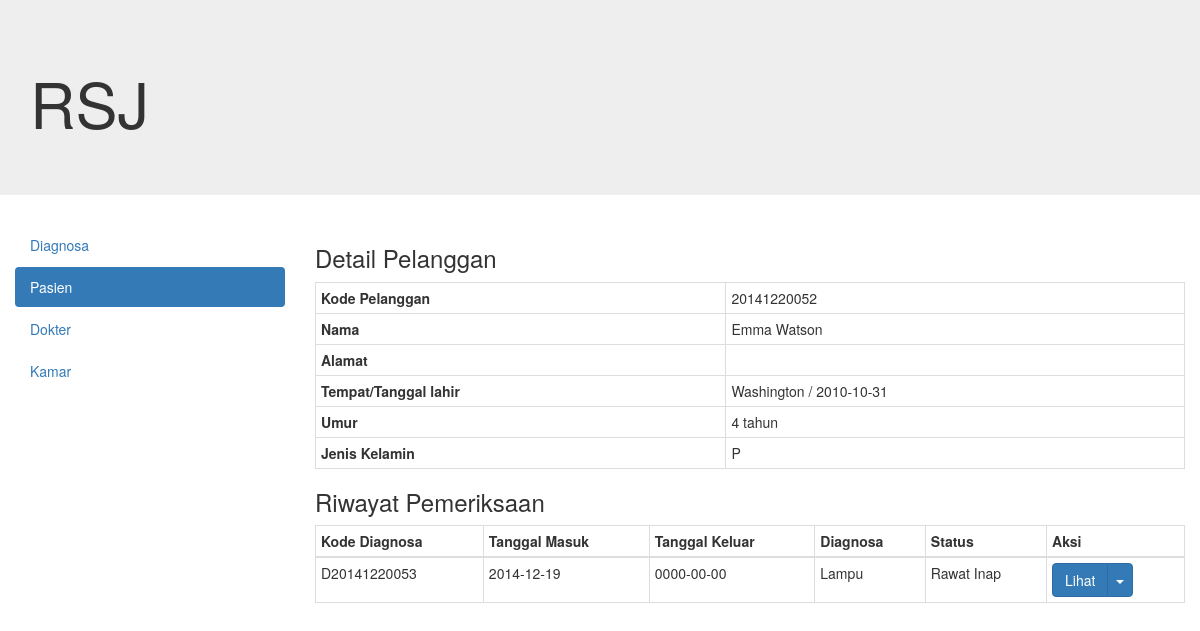
Screenshot of /index.php/pasien/lihat/20141220052 with the database file from the repository.
### tables this page shows
CREATE TABLE IF NOT EXISTS `tbl_pasien` (
  `kode_pasien` varchar(16) NOT NULL,
  `id` int(4) NOT NULL,
  `nama` varchar(30) NOT NULL,
  `alamat` text NOT NULL,
  `tempat_lahir` varchar(25) NOT NULL,
  `tanggal_lahir` date NOT NULL,
  `kelamin` varchar(2) NOT NULL
);

CREATE TABLE IF NOT EXISTS `tbl_diagnosa` (
  `id` int(8) NOT NULL,
  `kode_pasien` varchar(16) NOT NULL,
  `tgl_msk` date NOT NULL,
  `tgl_kluar` date NOT NULL,
  `diagnosa` text NOT NULL,
  `status` varchar(12) NOT NULL,
  `kode_diagnosa` varchar(16) NOT NULL,
  `kode_dokter` varchar(16) NOT NULL,
  `kode_kamar` varchar(16) NOT NULL
);

### application/controllers/pasien.php (called while the page is built, shortened)
<?php
	class Pasien extends CI_Controller
	{
		function __construct()
		{
			$this->load->model('get_pasien');
		}
		function lihat($get_kode_pasien) {
			$data['pasien'] = $this->get_pasien->single_pasien($get_kode_pasien);
			$data['history'] = $this->get_pasien->history($get_kode_pasien);
			$this->load->view('component_header');
			$this->load->view('component_navigation');
			$this->load->view('view_pasien', $data);
			$this->load->view('component_footer');
		}
	}
?>

### index.php (called while the page is built, shortened)
<?php
require_once BASEPATH.'core/CodeIgniter.php';

### application/models/get_pasien.php (called while the page is built, shortened)
<?php
	class Get_pasien extends CI_Model
	{
		function single_pasien($get_kode_pasien) {
			$result = $this->db->query("SELECT * FROM tbl_pasien WHERE tbl_pasien.kode_pasien = '$get_kode_pasien'");
			if ($result->num_rows() > 0) {
				foreach ($result->result() as $row) {
					$data[] = $row;
				}
				return $data;
			}
		}
		function history($get_kode_pasien) {
			$result = $this->db->query("SELECT * FROM tbl_diagnosa WHERE tbl_diagnosa.kode_pasien = '$get_kode_pasien'");
			if ($result->num_rows() > 0) {
				foreach ($result->result() as $row) {
					$data[] = $row;
				}
				return $data;
			}
		}
	}
?>

### application/views/view_pasien.php (the view)
<div class="col-xs-9">
	<h3>Detail Pelanggan</h3>
	<table class="table table-bordered table-hover table-condensed">
	<?php
		if ($pasien) {
			foreach ($pasien as $data_pasien) {
				$umur = HitungUmur($data_pasien->tanggal_lahir);
				echo "<tr><th>Kode Pelanggan</th><td>$data_pasien->kode_pasien</td></tr>";
				echo "<tr><th>Nama</th><td>$data_pasien->nama</td></tr>";
				echo "<tr><th>Alamat</th><td>$data_pasien->alamat</td></tr>";
				echo "<tr><th>Tempat/Tanggal lahir</th><td>$data_pasien->tempat_lahir / $data_pasien->tanggal_lahir</td></tr>";
				echo "<tr><th>Umur</th><td>$umur tahun</td></tr>";
				echo "<tr><th>Jenis Kelamin</th><td>$data_pasien->kelamin</td></tr>";
			}
		}
	?>
	</table>
	<h3>Riwayat Pemeriksaan</h3>
	<table class="table table-bordered table-hover table-condensed">
		<thead>
			<tr>
				<th>Kode Diagnosa</th>
				<th>Tanggal Masuk</th>
				<th>Tanggal Keluar</th>
				<th>Diagnosa</th>
				<th>Status</th>
				<th>Aksi</th>
			</tr>
		</thead>
		<tbody>
			<?php
				if ($history) {
					foreach ($history as $data) {
						echo "<tr>
								<td>$data->kode_diagnosa</td>
								<td>$data->tgl_msk</td>
								<td>$data->tgl_kluar</td>
								<td>$data->diagnosa</td>
								<td>$data->status</td>
								<td>
									<div class='btn-group'>
										<a class='btn btn-primary' type='button' href='../../diagnosa/lihat/$data->kode_diagnosa'>Lihat</a>
										<button class='btn btn-primary dropdown-toggle' data-toggle='dropdown'>
											<span class='caret'></span>
										</button>
										<ul class='dropdown-menu' role='menu'>
											<li><a href='#edit/$data->kode_pasien'>Edit</a></li>
											<li><a href='#delete/$data->kode_pasien'>Hapus</a></li>
										</ul>
									</div>
								</td>
							</tr>
						";
					}
				}
			?>
		</tbody>
	</table>
</div>

### rows the page displays
tbl_pasien: kode_pasien "20141220052", nama "Emma Watson", tempat_lahir "Washington", tanggal_lahir "2010-10-31", tanggal_lahir "4", kelamin "P"
tbl_diagnosa: kode_diagnosa "D20141220053", tgl_msk "2014-12-19", tgl_kluar "0000-00-00", diagnosa "Lampu", status "Rawat Inap"
